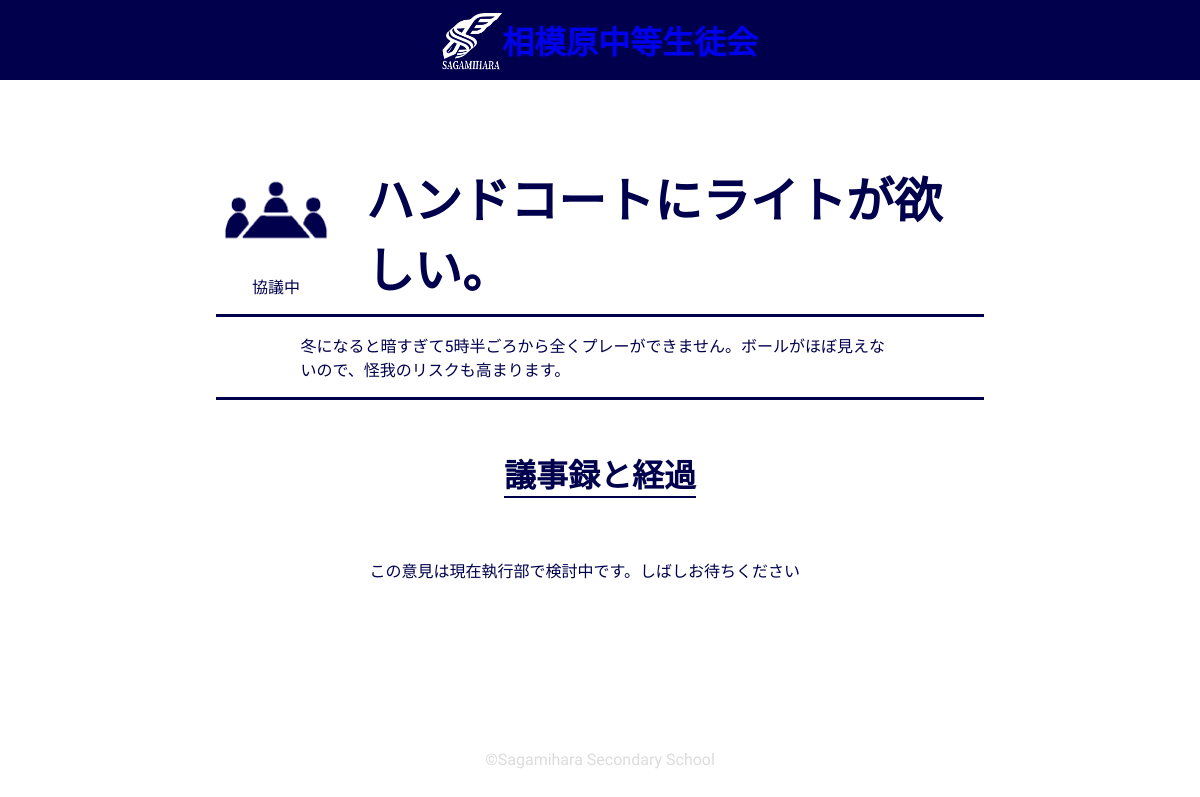
Screenshot of /detail/10 with the database file from the repository.
### meyasubako/models.py (models this page shows, shortened)
class Opinion(models.Model):
  title = models.CharField(max_length=16)
  content = models.CharField(max_length=10000)
  who = models.CharField(max_length=50)
  student_number = models.IntegerField()
  date_added = models.DateTimeField(auto_now_add=True)
  status = models.IntegerField(default=1)

### meyasubako/views.py (the view)
# urls.py: path('detail/<int:opinion_id>',views.detail,name='detail'),
def detail(request,opinion_id):
  opinions = Opinion.objects.get(id=opinion_id)
  timelines = TimeLine.objects.filter(opinion=opinions).all()
  context={'opinions':opinions ,'timelines':timelines}
  return render(request,"meyasubako/detail.html",context)

### meyasubako/templates/meyasubako/detail.html (shortened to what this page needs)
{% extends 'meyasubako/view.html' %}
{% load static %}
{% block content %}
<main id="main_detail">
  <div class="top">
    <div class="status">
      {% if opinions.status == 1 %}
      <img src="{% static 'images/discuss-ao.png' %}" alt="協議中" class="detail-sample"><p>協議中</p>
      {% elif opinions.status == 2 %}
      <img src="{% static 'images/teacher-ao.png' %}" alt="回答待ち" class="detail-sample"><p>回答待ち</p>
      {% elif opinions.status == 3 %}
      <img src="{% static 'images/check-ao.png' %}" alt="解決済み" class="detail-sample"><p>解決済み</p>
      {% endif %}
    </div>
    <h1 id="detail_title">{{ opinions.title }}</h1>
  </div>
<div class="content">
  <p>{{ opinions.content }}</p>
</div>
<h1 class="title">議事録と経過</h1>
<div class="detail_timelines">
  {% for timeline in timelines %}
  <h2 class="timeline_title">{{ timeline.title }}</h2>
  <p>'{{ timeline.date_added|date:'y/m/d' }}</p>
  <p>{{ timeline.content }}</p>
  {% empty %}
  <p>この意見は現在執行部で検討中です。しばしお待ちください</p>
  {% endfor %}
  </main>
{% endblock content %}

### meyasubako/static/css/view.css (style rules this page uses)
body { color: #00004d; font-family: 'M PLUS Rounded 1c', sans-serif; margin: 0; }
.detail-sample { width: 10vw; }
main { width: 64%; margin: auto; margin-top: 80px; min-height: 75vh; }
.title { width: fit-content; text-align: center; border: #00004d; border-bottom: solid; border-width: 2px; margin: auto; margin-bottom: 60px; font-size: 2rem; }
#main_detail { margin-top: 150px; }
.top { display: flex; border-bottom: solid; border-width: 3px; border-color: #00004d; justify-content: center; align-items: center; }
.top h1 { font-size: 3rem; margin: 0; margin-left: 30px; }
.status { margin: 0%; }
.content { border-bottom: solid; border-width: 3px; border-color: #00004d; height: fit-content; margin-bottom: 50px; }
.content p { width: 78%; margin-left: auto; margin-right: auto; }
::placeholder { font-family: 'M PLUS Rounded 1c', sans-serif; }
.detail_timelines { width: 60%; margin: auto; }
.status p { margin-top: 0; text-align: center; }

### rows the page displays
Opinion: title "ハンドコートにライトが欲しい。", content "冬になると暗すぎて5時半ごろから全くプレーができません。ボールがほぼ見えないので、怪我のリスクも高まります。"
